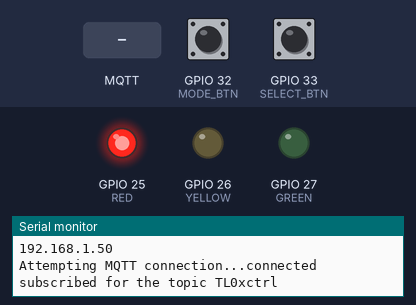
Bench run of a sketch on a simulated ESP32. On the bench: output pins drawn as LEDs (lit = HIGH), the last lines printed to the serial monitor. Dashed ring = blinking. The test bench sets the inputs (shaded band); at power-on: GPIO 32 (MODE_BTN) HIGH, GPIO 33 (SELECT_BTN) HIGH. WiFi joins after 1.5 s; servers stay silent unless stated; random numbers use the default seed unless the sketch sets one; no MQTT or app messages arrive unless stated.

Above: at 2.7 s.
2.8 s: GPIO 32 (MODE_BTN) pulled LOW for 0.15 s
At 3.65 s:
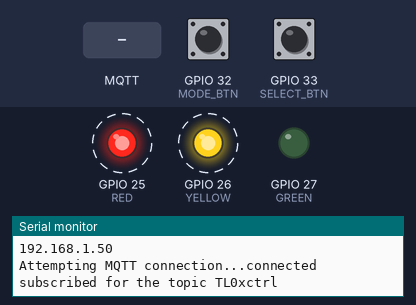
5.9 s: GPIO 32 (MODE_BTN) pulled LOW for 1 s
At 6.8 s:
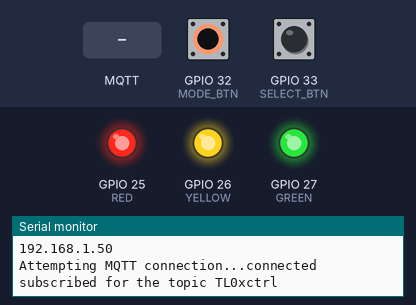
9.1 s: MQTT message "green" arrives on the first subscribed topic
At 9.8 s:
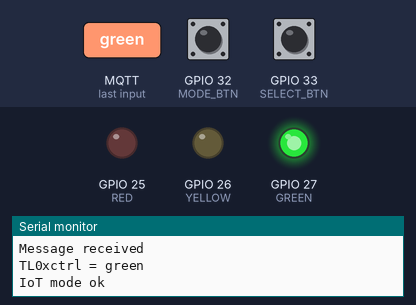
10.6 s: MQTT message "red" arrives on the first subscribed topic
At 11.0 s:
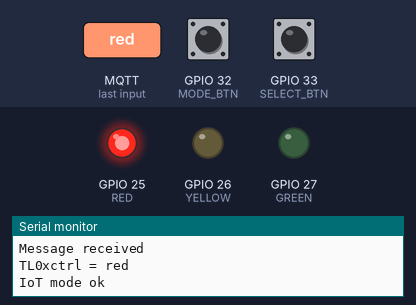
12.1 s: GPIO 32 (MODE_BTN) pulled LOW for 3.2 s
At 20.0 s:
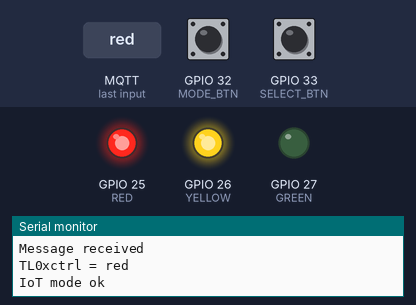
Timing chart, 0 to 20.8 s (numbered marks = the images above; inputs shaded):
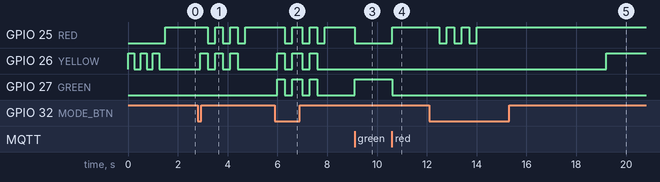

Measured:
- after the input at 2.8 s, GPIO 25 (RED): alternates HIGH for 0.30 s and LOW for 0.30 s, 6 changes in all, then stays HIGH, starting after 0.40 s; GPIO 26 (YELLOW): alternates HIGH for 0.30 s and LOW for 0.30 s, 6 changes in all, then stays LOW, starting after 0.10 s
- after the input at 5.9 s, GPIO 25 (RED): goes LOW 0.30 s, HIGH 0.40 s, LOW 0.30 s, HIGH 0.30 s, LOW 0.30 s, then HIGH, starting after 0.40 s; GPIO 26 (YELLOW), GPIO 27 (GREEN): goes HIGH 0.30 s, LOW 0.30 s, HIGH 0.40 s, LOW 0.30 s, HIGH 0.30 s, then LOW, starting after 0.10 s
- after the input at 9.1 s, GPIO 25 (RED): HIGH → LOW at once; GPIO 27 (GREEN): LOW → HIGH at once
- after the input at 10.6 s, GPIO 25 (RED): LOW → HIGH at once; GPIO 27 (GREEN): HIGH → LOW at once
- after the input at 12.1 s, GPIO 25 (RED): alternates HIGH for 0.30 s and LOW for 0.30 s, 6 changes in all, then stays HIGH, starting after 0.40 s; GPIO 26 (YELLOW): LOW → HIGH after 7.1 s

The sketch:

ESP_TL_v0.6.ino
```cpp
/* Version history:
 *  V0.6:     Now all 15 traffic lights are known by the software
 *  V0.5:     Broker mwau.webhop.me is now standard broker and user login is required for it
 *            Bug with string lengths in callback fixed, additional debug output and a reconnect() in mode_iot()
 *            Additional call to pubsubBroker() in reconnect() to register as a new client on demand
 *  V0.4:     Another bug in blinkResponse fixed: The pressing of a button during blinkResponse did not result in another blink response
 *  V0.3:     Code cleanup and optimization in blinkResponse function
 *  V0.2:     Skipping WiFi connection by holding the select button on startup. This leads to a standalone traffic light that will not support IoT.
 *            During the first trial of connection with the MQTT broker, the green LED will blink during the waiting time for next trial.
 *            As soon as the broker connection was successful, the LED will not blink any more on new reconnects.
 *  V0.1:     Random client IDs. Publish of software version with topic TL0xversion
 */
char swVersion[] = "V0.6";

/************/
/* Includes */
/************/

#include <WiFi.h>
#include <PubSubClient.h>

/***********/
/* DEFINES */
/***********/

// ESP-32 output pins
#define RED 25
#define YELLOW 26
#define GREEN 27
// Button pins
#define MODE_BTN 32
#define SELECT_BTN 33
// TL phases
#define Pred 0
#define Predyellow 1
#define Pgreen 2
#define Pyellow 3
// MQTT and server stuff
#define mqtt_port 1883
const char* mqtt_server = "";
#define MQTT_USER ""
#define MQTT_PASSWORD ""
#define MQTT_willTopic ""
#define MQTT_willMessage ""
char ssid[] = "";
char password[] = "";
// MAC Address to traffic light id
#define NUMBER_OF_TL 15
String mac2id[NUMBER_OF_TL][2] = { { String("24:62:AB:F1:E1:A0"), String("01") },
                                   { String("24:62:AB:F1:E2:54"), String("02") },
                                   { String("24:6F:28:7B:E5:04"), String("03") },
                                   { String("24:6F:28:7B:DC:AC"), String("04") },
                                   { String("24:62:AB:F2:DD:F0"), String("05") },
                                   { String("24:6F:28:7C:04:94"), String("06") },
                                   { String("24:62:AB:F1:CC:60"), String("07") },
                                   { String("24:62:AB:F3:53:D0"), String("08") },
                                   { String("24:62:AB:F3:B5:8C"), String("09") },
                                   { String("24:62:AB:F2:DF:BC"), String("10") },
                                   { String("24:6F:28:7B:DC:44"), String("11") },
                                   { String("24:6F:28:7C:00:5C"), String("12") },
                                   { String("24:62:AB:F3:C8:70"), String("13") },
                                   { String("24:62:AB:F1:CF:7C"), String("14") },
                                   { String("24:62:AB:F1:93:3C"), String("15") } };
// Dummy values for topics - will be adapted according to the mac2id definitions in function updateTopicStrings
String topic_send = "TL0x";
String topic_version = "TL0xversion";
String topic_send_mode = "TL0xmode";
String topic_receive = "TL0xctrl";
// Modes
#define Mauto 0 /*TL switches automatically through all phases*/
#define Mmanual 1 /*State can be switched manually with SELECT button*/
#define MIoT 2 /*State will be switched by IoT broker or other clients*/

/********************/
/* Global variables */
/********************/
// TL durations, see "VwV-StVO zu § 37, Randnummer 17, Punkt IX": http://www.verwaltungsvorschriften-im-internet.de/bsvwvbund_26012001_S3236420014.htm
// Extract: Die Übergangszeit Rot und Gelb (gleichzeitig) soll für Kraftfahrzeugströme eine Sekunde dauern, darf aber nicht länger als zwei Sekunden sein
// Extract: In der Regel beträgt die Gelbzeit 3 s bei zul. V = 50 km/h, 4 s bei zul. V = 60 km/h und 5 s bei zul. V = 70 km/h
unsigned long durations[] = { 7000, 2000, 7000, 3000}; //ms
// current traffic light phase either in auto or manual mode
unsigned int current_phase = Pred;
// Time when current TL phase was started
unsigned long phase_starttime = millis();
// current TL mode
unsigned int current_mode = Mauto;
// MODE button was released after it was pressed
bool mode_btn_released = true;
// SELECT button was released after it was pressed
bool select_btn_released = true;
// Connection to internet router
WiFiClient wifiClient;
// MQTT client
PubSubClient client(wifiClient);
// standalone mode without WiFi and MQTT
bool standalone = false;

// ESP-32 setup function
// called once by MCU
void setup()
{
    // Set up pins of ESP-32
    pinMode(MODE_BTN, INPUT_PULLUP);
    pinMode(SELECT_BTN, INPUT_PULLUP);
    pinMode(RED, OUTPUT);
    pinMode(YELLOW, OUTPUT);
    pinMode(GREEN, OUTPUT);
    // Make the random number sequence to vary after each restart
    randomSeed(analogRead(0));
    // Set up serial interface (debug messages)
    Serial.begin(115200);
    Serial.setTimeout(500);
    // Initial phase and mode
    current_phase = Pred;
    current_mode = Mauto;
    // Detect standalone request from select button
    if ( digitalRead(SELECT_BTN) == LOW ) // pressed
    {
      standalone = true;
    }
    // Wifi and server connection
    if (!standalone)
    {
      setup_wifi();
      client.setServer(mqtt_server, mqtt_port);
      client.setCallback(callback);
    }
    // Apply the initial phase
    TL_phase(current_phase);
    // Time when current TL phase was started
    phase_starttime = millis();
}

// ESP-32 loop function
// called repeatedly by MCU
void loop()
{
  // Handle the MQTT client
  client.loop();
  // MODE button
  if ( handleButton(MODE_BTN, mode_btn_released) )
  {
    // Change the current mode (Mauto -> Mmanual -> MIoT -> Mauto ...)
    switchMode();
    // Show current mode by number of blinking LEDs. The while loop is for handling pressing of buttons inside blinkResponse
    while (!blinkResponse())
    {
    }
    // Switch to current phase
    TL_phase(current_phase);
  }
  // Continue depending on mode
  switch (current_mode)
  {
    case Mauto:
      mode_auto();
      break;
    case Mmanual:
      mode_manual();
      break;
    case MIoT:
      mode_iot();
      break;
    default:
      TL_off();
      break;
  }
}

// Switch mode and initialize new mode
void switchMode()
{
  // Normally we have 3 modes
  int numberOfModes = 3;
  // In standalone (without IoT connection) we have only 2 modes
  if (standalone)
  {
    numberOfModes = 2;
  }
  // Next mode (Mauto -> Mmanual -> MIoT -> Mauto ...)
  current_mode = (current_mode + 1) % numberOfModes;
  // Initial phase is always red
  current_phase = Pred;
  // Time when current TL phase was started
  phase_starttime = millis();
  // Apply current phase
  TL_phase(current_phase);
}

// Gives respone by blinking LEDs
// Mode 0: only red blinks 3 times
// Mode 1: red and yellow blink 3 times
// Mode 2: all blink 3 times
// Function returns false, if the response was aborted by an additional button press
bool blinkResponse()
{
  // half of the blinking period in ms
  const unsigned long DURATION = 300;
  // completion of response
  bool response_complete = false;
  // abortion of response
  bool response_aborted = false;
  while ( !response_complete && !response_aborted)
  {
    int i = 0;
    // Let the LEDs blink 3 times
    for (i = 0; i < 3; i++)
    {
      // ON - number of LEDs depend on current mode
      TL_mode(current_mode);
      unsigned long starttime = millis();
      unsigned long runtime = millis() - starttime;
      while (runtime < DURATION)
      {
        // MODE button should be handled to be able to switch the mode further
        if ( handleButton(MODE_BTN, mode_btn_released) )
        {
          switchMode();
          // the following variable is used to break the upper while loop
          response_aborted = true;
          break;
        }
        runtime = millis() - starttime;
      }
      // Leave the upper while loop - because again mode was changed
      if (response_aborted)
      {
        break;
      }
      // OFF
      TL_off();
      starttime = millis();
      runtime = millis() - starttime;
      while (runtime < DURATION)
      {
        // MODE button
        if ( handleButton(MODE_BTN, mode_btn_released) )
        {
          switchMode();
          // the following variable is used to break the upper while loop
          response_aborted = true;
          break;
        }
        runtime = millis() - starttime;
      }
      // Leave the upper while loop - because again mode was changed
      if (response_aborted)
      {
        break;
      }
    }
    // LEDs blinked 3 times -> response is finished
    if (i>=3)
    {
      response_complete = true;
    }
  }
  // Return if the response was really completed or aborted by another button press
  return response_complete;
}

// Loop function for auto mode
void mode_auto()
{
  // current time
  unsigned long t = millis();
  // phase complete?
  if (t - phase_starttime > durations[current_phase])
  {
    // Switch to next phase
    current_phase = (current_phase + 1) % 4;
    // Apply phase
    TL_phase(current_phase);
    // Time when current TL phase was started
    phase_starttime = millis();
  }
}

// Loop function for manual mode
void mode_manual()
{
  // Select button check
  if (handleButton(SELECT_BTN, select_btn_released) == true)
  {
    // Switch to next phase
    current_phase = (current_phase + 1) % 4;
    // Apply phase
    TL_phase(current_phase);
    // Time when current TL phase was started
    phase_starttime = millis();
  }
}

// Loop function for IoT mode
void mode_iot()
{
  // Nothing to be done - traffic lights are controlled on receival of message
  // For debugging: Print if WiFi not connected
  if (WiFi.status() != WL_CONNECTED)
  {
    Serial.println("WiFi disconnected");
  }
  // For debugging: Print if client not connected
  if (!client.connected())
  {
    Serial.println("client disconnected");
  }
  // For debugging: At least make sure if the client is still connected
  reconnect();
}

// Functions defined to set TL-LEDs
void TL_phase(unsigned int phase)
{
    switch (phase)
    {
      case Pred:
        TL_red();
        break;
      case Predyellow:
        TL_redyellow();
        break;
      case Pgreen:
        TL_green();
        break;
      case Pyellow:
        TL_yellow();
        break;
      default: // invalid state - switch all lights off
        TL_off();
        break;
    }
    // If standalone mode is not selected, publish the current state
    if (!standalone)
    {
      pubsubBroker();
    }
}
// Functions defined to set TL-LEDs for displaying the mode
void TL_mode(unsigned int m)
{
    switch (m)
    {
      case Mauto:
        TL_red();
        break;
      case Mmanual:
        TL_redyellow();
        break;
      case MIoT:
        TL_redyellowgreen();
        break;
      default: // invalid state - switch all lights off
        TL_off();
        break;
    }
}

// Applies the red phase
void TL_red()
{
    digitalWrite(RED, HIGH);
    digitalWrite(YELLOW, LOW);
    digitalWrite(GREEN, LOW);
}
// Applies the red/yellow phase
void TL_redyellow()
{
    digitalWrite(RED, HIGH);
    digitalWrite(YELLOW, HIGH);
    digitalWrite(GREEN, LOW);
}
// Applies the green phase
void TL_green()
{
    digitalWrite(RED, LOW);
    digitalWrite(YELLOW, LOW);
    digitalWrite(GREEN, HIGH);
}
// Applies the yellow phase
void TL_yellow()
{
    digitalWrite(RED, LOW);
    digitalWrite(YELLOW, HIGH);
    digitalWrite(GREEN, LOW);
}
// Switches off all LEDs
void TL_off()
{
    digitalWrite(RED, LOW);
    digitalWrite(YELLOW, LOW);
    digitalWrite(GREEN, LOW);
}
// Applies the red/yellow/green phase
void TL_redyellowgreen()
{
    digitalWrite(RED, HIGH);
    digitalWrite(YELLOW, HIGH);
    digitalWrite(GREEN, HIGH);
}

/* Button handling
   The function detects state changes of the defined button.
   It implements also a 100ms delay time to overcome a (mechanical) bouncing effect of the button.
   Parameters:
   - button_id: The button that shall be handled (MODE_BTN or SELECT_BTN)
   - button_logic: a boolean variable that can be used by the function to detect the state changes beyond many calls
                   this should be a global unique variable for one specific button
   Returns true, if press event was accepted
*/
bool handleButton( unsigned int button_id, bool & button_logic )
{
  bool retVal = false;
  // last known button state is released
  if ( button_logic )
  {
    // button pressed
    if ( digitalRead(button_id) == LOW )
    {
      // debouncing
      delay(100);
      retVal = true;
      button_logic = false;
    }
  }
  // last known button state is pressed
  else
  {
    // button released
    if ( digitalRead(button_id) == HIGH )
    {
      // debouncing
      delay(100);
      button_logic = true;
    }
  }
  return retVal;
}

// Start connection with wifi router
// call it once in setup
// Attention: function never ends if connection not possible
void setup_wifi()
{
    //delay(10);
    // We start by connecting to a WiFi network
    Serial.println();
    Serial.print("Connecting to ");
    Serial.println(ssid);
    WiFi.begin(ssid, password);
    // Print MAC address - useful for updating table mac2id
    Serial.print("ESP Board MAC Address: ");
    Serial.println(WiFi.macAddress());
    // Update the topic strings according to table mac2id
    updateTopicStrings();
    Serial.print("Traffic light name: ");
    Serial.println(topic_send);
    // During connection process, let the yellow LED blink
    unsigned int counter = 0;
    while (WiFi.status() != WL_CONNECTED)
    {
        // One blinking sequence
        TL_yellow();
        delay(250);
        TL_off();
        delay(250);
        // Also show it in debug output
        Serial.print(".");
        counter++;
        // After 10 attempts, restart the ESP because it could be an initialization problem
        if (counter > 10)
        {
          ESP.restart();
        }
    }
    // Output of successful connection
    Serial.println("");
    Serial.println("WiFi connected");
    Serial.println("IP address: ");
    Serial.println(WiFi.localIP());
}

// Connect to MQTT broker
// call it when you want to publish something and client is not connected
// Attention: function never ends if connection not possible
// When trying to connect the first time, the green LED will blink until connected
void reconnect()
{
  // Currently unused variable
  static bool onceConnected = false;
  // Loop until we're reconnected
  while (!client.connected())
  {
    //delay(3000); // Debugging - for seeing the output in the Serial after start
    // A random client number. If we use a static number, this could confuse the broker if more than one clients connect with the same number
    char chr_rndNb[15];
    long rndNb = random(2147483645); // maximum long
    // Also add the send topic to the client number
    String str_rndNb = topic_send + String(rndNb);
    str_rndNb.toCharArray(chr_rndNb, 15);
    Serial.print("Attempting MQTT connection...");
    // Attempt to connect
    unsigned int counter = 0;
    while ( ! client.connect(chr_rndNb, MQTT_USER, MQTT_PASSWORD) )
    {
      Serial.print("failed, rc=");
      Serial.print(client.state());
      Serial.println(" try again in 5 seconds");
      // Wait 5 seconds before retrying
      for ( counter = 0; counter < 10; counter++ )
      {
        TL_green();
        delay(250);
        TL_off();
        delay(250);
        Serial.print(".");
      }
    }
    // Output of successful connection
    Serial.println("connected");
    pubsubBroker();
  }
}

// Here the TL states are published
// do not call to often when using an online broker that doesn't allow too much publishing during time
void pubsubBroker()
{
  if (!client.connected())
  {
    reconnect();
    // Subscribe to the remote control topic
    char dummy4[10] = "";
    topic_receive.toCharArray(dummy4, 10);
    client.subscribe(dummy4);
    Serial.print("subscribed for the topic ");
    Serial.println(topic_receive);
  }
  // Convert the send topics strings
  char dummy[10] = "";
  topic_send.toCharArray(dummy, 10);
  char dummy2[10] = "";
  topic_send_mode.toCharArray(dummy2, 10);
  char dummy3[12] = "";
  topic_version.toCharArray(dummy3, 12);
  // Once connected, publish the phase of the traffic light
  switch (current_phase)
  {
    case Pred:
      client.publish(dummy, "red", true);
      break;
    case Predyellow:
      client.publish(dummy, "redyellow", true);
      break;
    case Pgreen:
      client.publish(dummy, "green", true);
      break;
    case Pyellow:
      client.publish(dummy, "yellow", true);
      break;
    default:
      client.publish(dummy, "", true);
      break;
  }
  // Publish the mode of the traffic light
  switch (current_mode)
  {
    case Mauto:
      client.publish(dummy2, "auto", true);
      break;
    case Mmanual:
      client.publish(dummy2, "manual", true);
      break;
    case MIoT:
      client.publish(dummy2, "remote", true);
      break;
    default:
      client.publish(dummy2, "", true);
      break;
  }
  // Publish the software version
  client.publish(dummy3, swVersion, true);
}

// MQTT callback function
// called when MQTT message received
void callback(char* topic, byte *payload, unsigned int length)
{
    // Conversion of the payload and debug output
    Serial.println("callback called");
    String strPayload = String((char*)payload);
    strPayload = strPayload.substring(0, length);
    Serial.println("Message received");
    Serial.print(topic);
    Serial.print(" = ");
    Serial.println(strPayload);
    //Serial.println(length, DEC);
    //payload[length] = '\0';
    // Handle the received TL phase only if it is in mode IoT
    if (current_mode == MIoT)
    {
      Serial.println("IoT mode ok");
      //Serial.print("Substring 3:");
      //Serial.println(strPayload.substring(0,3));
      // Analyze the payload and detect the requested TL phase
      if (strPayload == "red")
      {
        current_phase = Pred;
      }
      else if (strPayload == "redyellow")
      {
        current_phase = Predyellow;
      }
      else if (strPayload == "yellow")
      {
        current_phase = Pyellow;
      }
      else if (strPayload == "green")
      {
        current_phase = Pgreen;
      }
      else
      {
        current_phase = -1; // invalid value
      }
      // Apply the requested phase
      TL_phase(current_phase);
   }
}

// Create the real topic strings based on the table mac2id
// If MAC id could not be found, the default topic strings will be kept
void updateTopicStrings()
{
  String mac = WiFi.macAddress();
  unsigned int i = 0;
  for (int i=0; i<NUMBER_OF_TL; i++)
  {
    if (mac == mac2id[i][0])
    {
      topic_send = String("TL") + mac2id[i][1];
      topic_send_mode = topic_send + String("mode");
      topic_receive = topic_send + String("ctrl");
      topic_version = topic_send + String("version");
    }
  }
}
```
